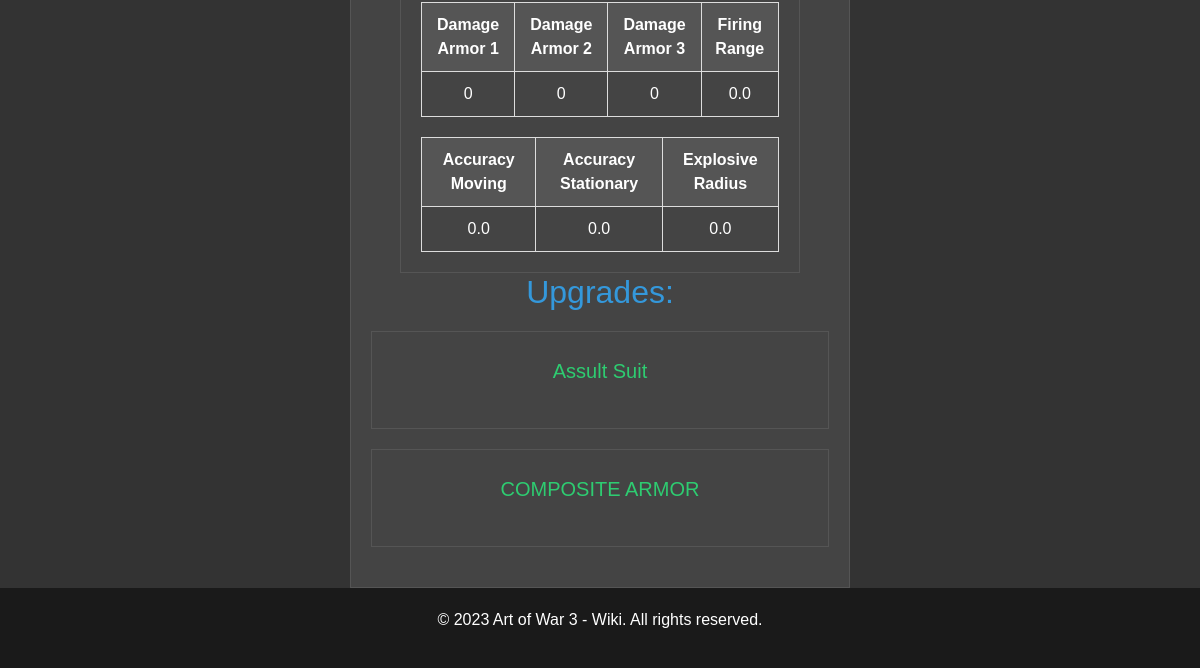
Before: /Assult (lower part) with the older database file.
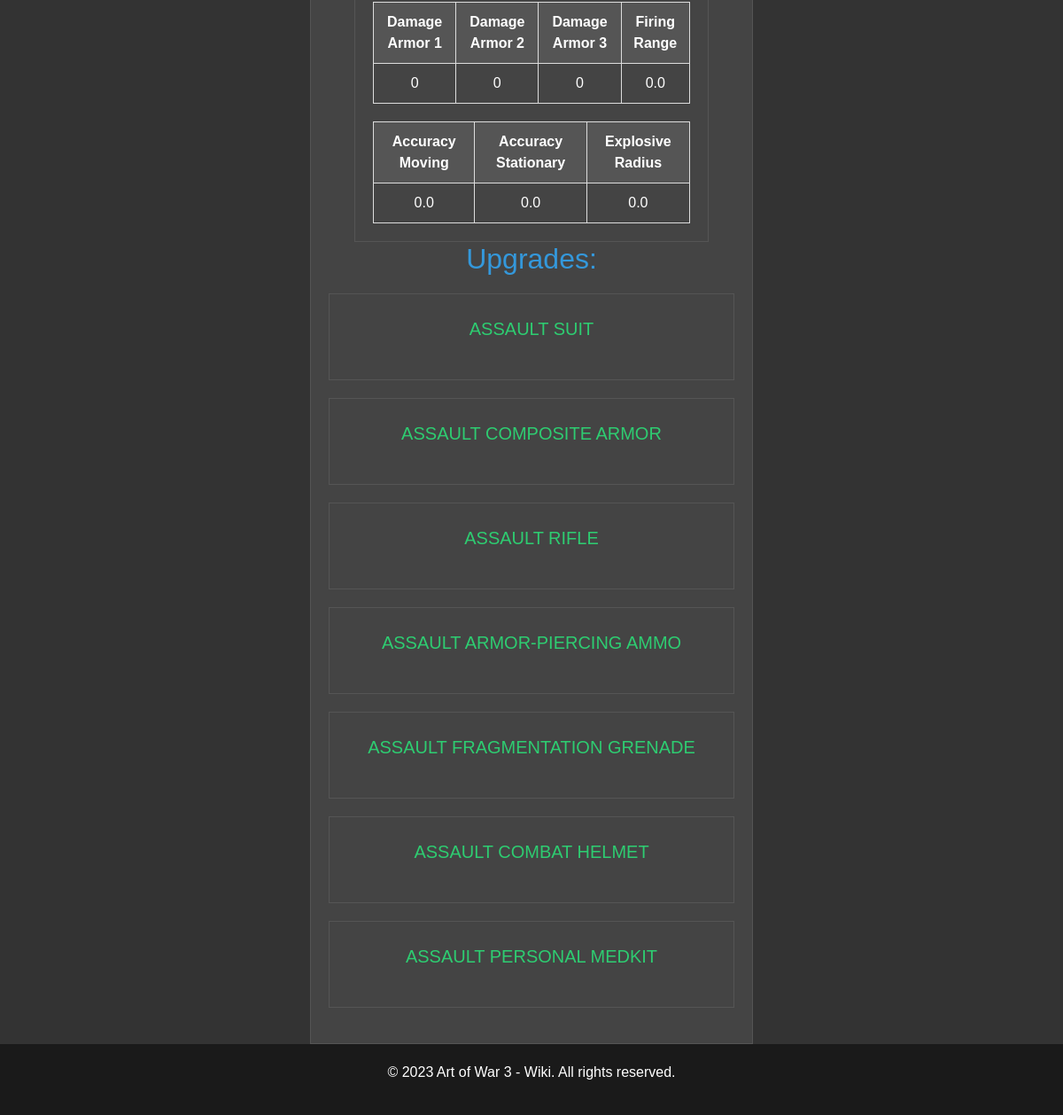
After: the same page with the newer database file.
### awiki/models.py (models this page shows)
class UnitUpgrade1(models.Model):
    name = models.CharField(max_length=50)
    unit_name = models.CharField(max_length=50, default="?")
    total_levels = models.IntegerField()
    levels = models.ManyToManyField(UpgradeLevel1)
    def __str__(self):
        return self.name

### awiki/views.py (the view)
# urls.py: path('Assult', views.unit1, name='ASSAULT'),
def unit1(request):
    return render(request, 'about.html', getunit_details(1))

### awiki/models.py (called while the page is built)
    def __str__(self):
        return self.name

### awiki/views.py (called while the page is built)
def getunit_details(unit_id):
    unit = Unit.objects.get(id=unit_id)
    primary_weapon = Weapon.objects.get(name=unit.primary_weapon)
    if unit.secondary_weapon:
        secondary_weapon = Weapon.objects.get(name=unit.secondary_weapon)
    else:
        secondary_weapon = None
    all_list = []
    for i in unit.upgrades.all():
        upgrade = UnitUpgrade1.objects.get(name=i)
        x = upgrade.levels.all()
        all_levels=[]
        for j in x:
            about_level = [j.level, j.benefit, j.requirement,j.cost, j.time]
            all_levels.append(about_level)
        all_list.append([i, all_levels])
    params = {'unit' : unit, 'primary_weapon': primary_weapon, 'secondary_weapon':secondary_weapon, 'upgrades': all_list}
    return params

### awiki/templates/about.html (shortened to what this page needs)
{% extends 'basic.html' %}
{% block body %}
<div class="unit-card">
    {% if secondary_weapon != None %}
        <div class="primary-weapon-section">
        <div class="weapon-tables">
            <table>
                <tr>
                    <th>Damage Armor 1</th>
                    <th>Damage Armor 2</th>
                    <th>Damage Armor 3</th>
                    <th>Firing Range</th>
                </tr>
                <tr>
                    <td>{{ secondary_weapon.damage1 }}</td>
                    <td>{{ secondary_weapon.damage2 }}</td>
                    <td>{{ secondary_weapon.damage3 }}</td>
                    <td>{{ secondary_weapon.firing_range }}</td>
                </tr>
            </table>
            <table>
                <tr>
                    <th>Accuracy Moving</th>
                    <th>Accuracy Stationary</th>
                    <th>Explosive Radius</th>
                </tr>
                <tr>
                    <td>{{ secondary_weapon.accuracy_moving }}</td>
                    <td>{{ secondary_weapon.accuracy_stationary }}</td>
                    <td>{{ secondary_weapon.explosive_radius }}</td>
                </tr>
            </table>
        </div>
        </div>
    {% endif %}
    <h2>Upgrades:</h2>
    {% for upgrade_info in upgrades %}
        <div class="upgrade-info">
            <h3>
                <button class="btn btn-link" type="button" data-toggle="collapse" data-target="#upgrade{{ forloop.counter }}">
                    <h5>{{ upgrade_info.0.name }}</h5>
                </button>
            </h3>
        </div>
    {% endfor %}
</div>
{% endblock %}

Changed rows visible on the page:
changed UnitUpgrade1: name "Assult Suit" → "ASSAULT SUIT"
changed UnitUpgrade1: name "COMPOSITE ARMOR" → "ASSAULT COMPOSITE ARMOR"
added UnitUpgrade1: name "ASSAULT RIFLE"
added UnitUpgrade1: name "ASSAULT ARMOR-PIERCING AMMO"
added UnitUpgrade1: name "ASSAULT FRAGMENTATION GRENADE"
added UnitUpgrade1: name "ASSAULT COMBAT HELMET"
added UnitUpgrade1: name "ASSAULT PERSONAL MEDKIT"
